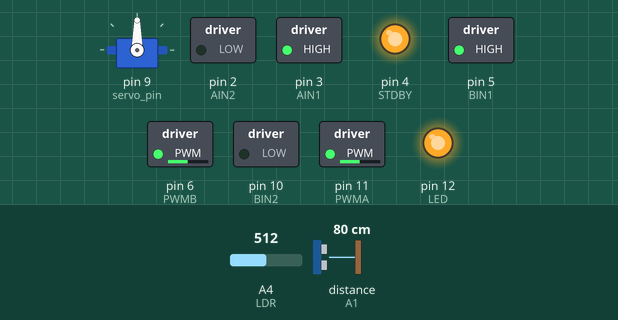
Simulated run of this sketch. Board: Arduino Uno, built with avr-gcc and run on an emulated ATmega328P. Parts: servo, switched loads named in the sketch (green lamp = pin HIGH), output pins drawn as LEDs (lit = HIGH). Dashed ring = blinking. The test bench sets the inputs (shaded band); at power-on: distance to the obstacle (sensor on A1) 80 cm, A4 (LDR) = 512. The echo pulse lasts 58.3 µs per cm; what the sketch prints to the serial monitor is not drawn.

Above: at 2.7 s.
2.8 s: distance to the obstacle (sensor on A1) set to 17 cm
4.3 s: distance to the obstacle (sensor on A1) set to 13 cm
At 7.5 s:
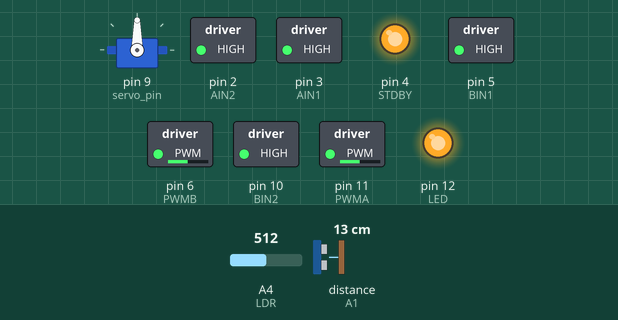
At 8.1 s:
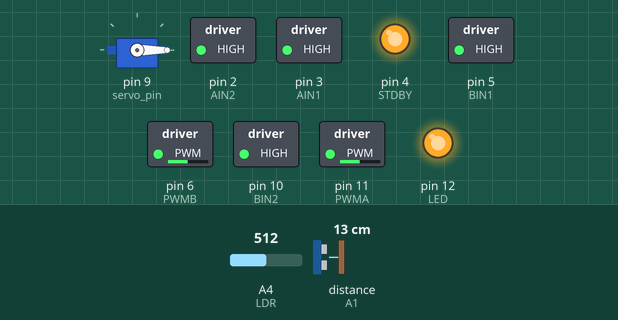
Timing chart, 0 to 13.3 s (numbered marks = the images above; inputs shaded):
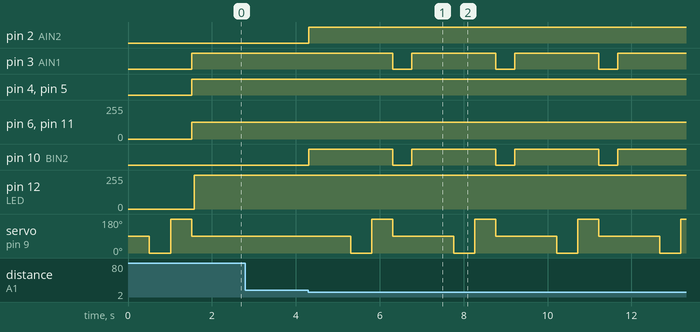

The sketch:

Avoiding_Car.ino
```cpp
#include "Servo.h"
#include "NewPing.h"

/*KONFIGURASI PIN MOTOR*/
#define AIN1  3
#define AIN2  2
#define STDBY 4
#define BIN1  5
#define BIN2  10
#define PWMA  11
#define PWMB  6

/*KONFIGURASI PIN SERVO*/
#define servo_pin 9
Servo myservo;

/*KONFIGURASI PIN ULTRASONIC*/
#define trigger A0
#define echo A1
#define max_distance 200
#define threshold 15
NewPing sonar(trigger, echo, max_distance);

/*KONFIGURASI PIN LDR*/
#define LDR A4

/*KONFIGURASI PIN LED*/
#define LED 12

/*---START VARIABLE---*/
int
df, dl, dr, fv, counter,
delay_time = 450, ldr_val;

bool
stateF = false,
stateL = false,
stateR = false;

char state;
/*---END VARIABLE---*/

void setup()
{
  Serial.begin(9600);
  myservo.attach(servo_pin);

  pinMode(AIN1, OUTPUT);
  pinMode(AIN2, OUTPUT);
  pinMode(STDBY, OUTPUT);
  pinMode(BIN1, OUTPUT);
  pinMode(BIN2, OUTPUT);

  pinMode(PWMA, OUTPUT);
  pinMode(PWMB, OUTPUT);

  pinMode(LED, OUTPUT);

  pinMode(LDR, INPUT);

  check_ping();
}

void loop()
{

  myservo.write(90);
  fv = sonar.ping_cm();

  ldr_val = analogRead(LDR);

  Serial.println(ldr_val);

  if(ldr_val < 100)
  {
    digitalWrite(LED, HIGH);
  }

  else if(ldr_val > 100)
  {
    digitalWrite(LED, LOW);
  }

  if(fv > 0 && fv <= threshold)
  {
    run_motor('S');
    digitalWrite(LED, HIGH);
    delay(500);
    check_ping();
    check_logic();
  }

  else
  {
    state = 'F';
  }

  if(state == 'F')
  {
    run_motor('F');
    digitalWrite(LED, HIGH);
  }

  if(state == 'L')
  {
    run_motor('L');
    delay(delay_time);
    state = 'F';
  }

  else if(state == 'R')
  {
    run_motor('R');
    delay(delay_time);
    state = 'F';
  }

  else if(state == 'T')
  {
    if(counter == 0)
    {
      run_motor('R');
      delay(delay_time);
      counter = 1;
      state = 'F';
    }

    else if(counter == 1)
    {
      run_motor('R');
      delay(delay_time);
      counter = 0;
      state = 'F';
    }
  }
}

void check_ping() {
  myservo.write(90);
  df = sonar.ping_cm();

  //Serial.print("Front Value: ");
  //Serial.println(df);

  delay(500);

  myservo.write(0);
  dr = sonar.ping_cm();

  //Serial.print("Right Value: ");
  //Serial.println(dr);

  delay(500);

  myservo.write(180);
  dl = sonar.ping_cm();

  //Serial.print("Left Value: ");
  //Serial.println(dl);

  delay(500);

  myservo.write(90);
}

void check_logic() {
  if(df <= threshold && dl <= threshold && dr <= threshold)
  {
    state = 'T';
  }

  else if (df <= threshold && dl <= threshold && dr > threshold)
  {
    state = 'R';
  }

  else if (df <= threshold && dl > threshold && dr <= threshold)
  {
    state = 'L';
  }

  else
  {
    state = 'F';
  }
}

void run_motor(char mode) {
  switch (mode) {
    case 'F':
      digitalWrite(STDBY, HIGH);

      analogWrite(PWMA, 125);
      analogWrite(PWMB, 125);

      digitalWrite(AIN1, HIGH);
      digitalWrite(AIN2, LOW);
      digitalWrite(BIN1, HIGH);
      digitalWrite(BIN2, LOW);
      break;

    case 'B':
      digitalWrite(STDBY, HIGH);

      analogWrite(PWMA, 125);
      analogWrite(PWMB, 125);

      digitalWrite(AIN1, LOW);
      digitalWrite(AIN2, HIGH);
      digitalWrite(BIN1, LOW);
      digitalWrite(BIN2, HIGH);
      break;

    case 'L':
      digitalWrite(STDBY, HIGH);

      analogWrite(PWMA, 125);
      analogWrite(PWMB, 125);

      digitalWrite(AIN1, HIGH);
      digitalWrite(AIN2, LOW);
      digitalWrite(BIN1, LOW);
      digitalWrite(BIN2, HIGH);
      break;

    case 'R':
      digitalWrite(STDBY, HIGH);

      analogWrite(PWMA, 125);
      analogWrite(PWMB, 125);

      digitalWrite(AIN1, LOW);
      digitalWrite(AIN2, HIGH);
      digitalWrite(BIN1, HIGH);
      digitalWrite(BIN2, LOW);
      break;

    case 'S':
      digitalWrite(STDBY, HIGH);

      digitalWrite(AIN1, HIGH);
      digitalWrite(AIN2, HIGH);
      digitalWrite(BIN1, HIGH);
      digitalWrite(BIN2, HIGH);
      break;
  }
}
```

Measured:
- the behaviour switches between 16 and 15 cm on distance to the obstacle (sensor on A1) (found by bisection; images 0 and 1)
- after the input at 2.8 s, every drawn part: stays the same
- after the input at 4.3 s, pin 2 (AIN2): LOW → HIGH at once; pin 3 (AIN1): alternates HIGH for 2.0 s and LOW for 0.45 s, starting after 2.0 s
